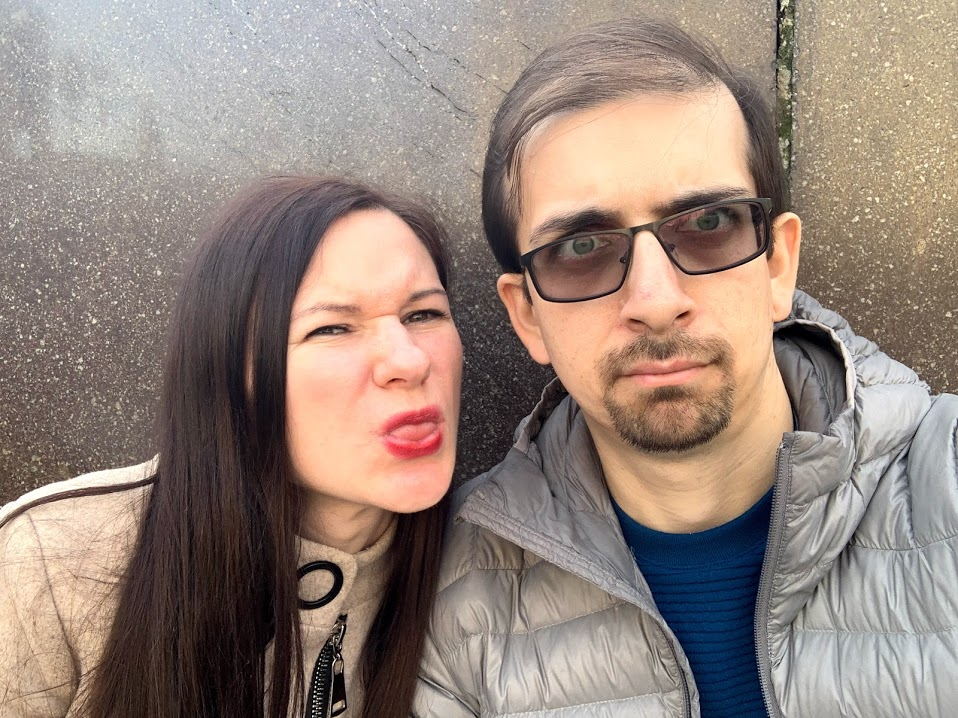
#> input picture IMG_7544.jpg, 958 x 718 px, given in place of test2.mp4, which was not available
$ python PeopleCounterMain.py
#> lines starting #> are read from the running program, lines starting #| are printed output that depends on the picture; pictures that were not available may be replaced by others from this repository, and a replacement may not be noted

import argparse
import datetime
import imutils
import math
import cv2
import numpy as np

width = 800

textIn = 0
textOut = 0

def testIntersectionIn(x, y):

    res = -450 * x + 400 * y + 157500
    if((res >= -550) and  (res < 550)):
        print (str(res))
        return True
    return False


def testIntersectionOut(x, y):
    res = -450 * x + 400 * y + 180000
    if ((res >= -550) and (res <= 550)):
        print (str(res))
        return True

    return False

camera = cv2.VideoCapture("test2.mp4")

firstFrame = None

# loop over the frames of the video
while True:
    # grab the current frame and initialize the occupied/unoccupied
    # text
    (grabbed, frame) = camera.read()
#> frame is the input picture: shape (718, 958, 3); mean B, G, R 123.6, 133.3, 150
    text = "Unoccupied"

    # if the frame could not be grabbed, then we have reached the end
    # of the video
    if not grabbed:
        break

    # resize the frame, convert it to grayscale, and blur it
    frame = imutils.resize(frame, width=width)
#> frame: shape (599, 800, 3)
    gray = cv2.cvtColor(frame, cv2.COLOR_BGR2GRAY)
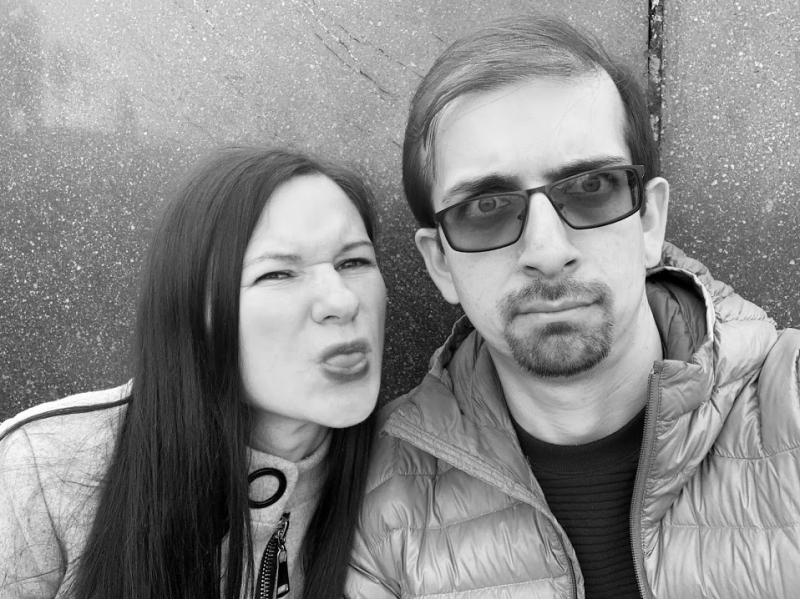
#> gray: shape (599, 800); min 0, max 255, mean 137.2
    gray = cv2.GaussianBlur(gray, (21, 21), 0)
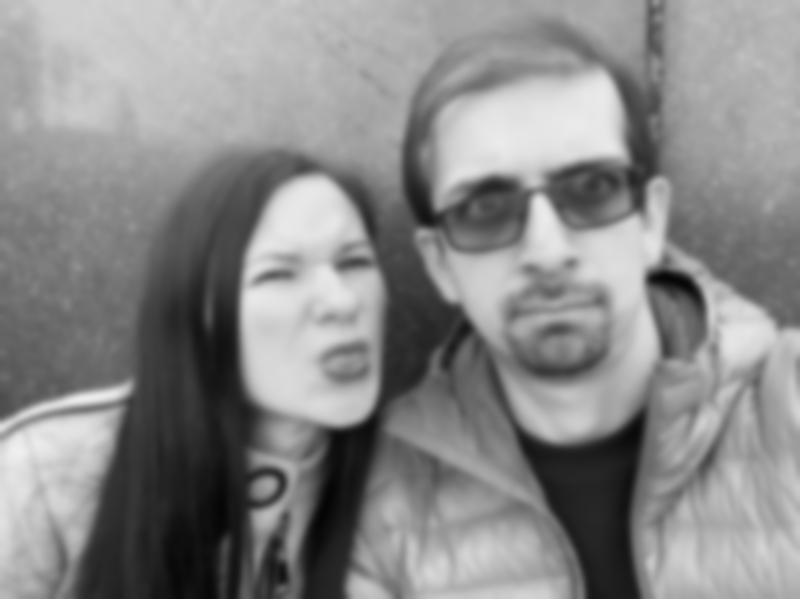
#> gray: shape (599, 800); min 5, max 239, mean 137.2

    # if the first frame is None, initialize it
    if firstFrame is None:
        firstFrame = gray
        continue

    # compute the absolute difference between the current frame and
    # first frame
    frameDelta = cv2.absdiff(firstFrame, gray)
    thresh = cv2.threshold(frameDelta, 25, 255, cv2.THRESH_BINARY)[1]
    # dilate the thresholded image to fill in holes, then find contours
    # on thresholded image
    thresh = cv2.dilate(thresh, None, iterations=2)
    cnts, _ = cv2.findContours(thresh.copy(), cv2.RETR_EXTERNAL, cv2.CHAIN_APPROX_SIMPLE)
    # loop over the contours
    for c in cnts:
        # if the contour is too small, ignore it
        if cv2.contourArea(c) < 12000:
            continue
        # compute the bounding box for the contour, draw it on the frame,
        # and update the text
        (x, y, w, h) = cv2.boundingRect(c)
        cv2.rectangle(frame, (x, y), (x + w, y + h), (0, 255, 0), 2)

        cv2.line(frame, (int(width / 2), 0), (width, 450), (250, 0, 1), 2) #blue line
        cv2.line(frame, (int(width / 2) - 50, 0), (width - 50, 450), (0, 0, 255), 2)#red line


        rectagleCenterPont = (int((x + x + w) /2), int((y + y + h) /2))
        cv2.circle(frame, rectagleCenterPont, 1, (0, 0, 255), 5)

        if(testIntersectionIn((x + x + w) / 2, (y + y + h) / 2)):
            textIn += 1

        if(testIntersectionOut((x + x + w) / 2, (y + y + h) / 2)):
            textOut += 1

        # draw the text and timestamp on the frame

        # show the frame and record if the user presses a key
        # cv2.imshow("Thresh", thresh)
        # cv2.imshow("Frame Delta", frameDelta)

    if cv2.waitKey(1) & 0xFF == ord('q'):
        break

    cv2.putText(frame, "In: {}".format(str(textIn)), (10, 50),
                cv2.FONT_HERSHEY_SIMPLEX, 0.5, (0, 0, 255), 2)
    cv2.putText(frame, "Out: {}".format(str(textOut)), (10, 70),
                cv2.FONT_HERSHEY_SIMPLEX, 0.5, (0, 0, 255), 2)
    cv2.putText(frame, datetime.datetime.now().strftime("%A %d %B %Y %I:%M:%S%p"),
                (10, frame.shape[0] - 10), cv2.FONT_HERSHEY_SIMPLEX, 0.35, (0, 0, 255), 1)
    cv2.imshow("Security Feed", frame)


# cleanup the camera and close any open windows
camera.release()
cv2.destroyAllWindows()

$ run again, on IMG_7781.jpg
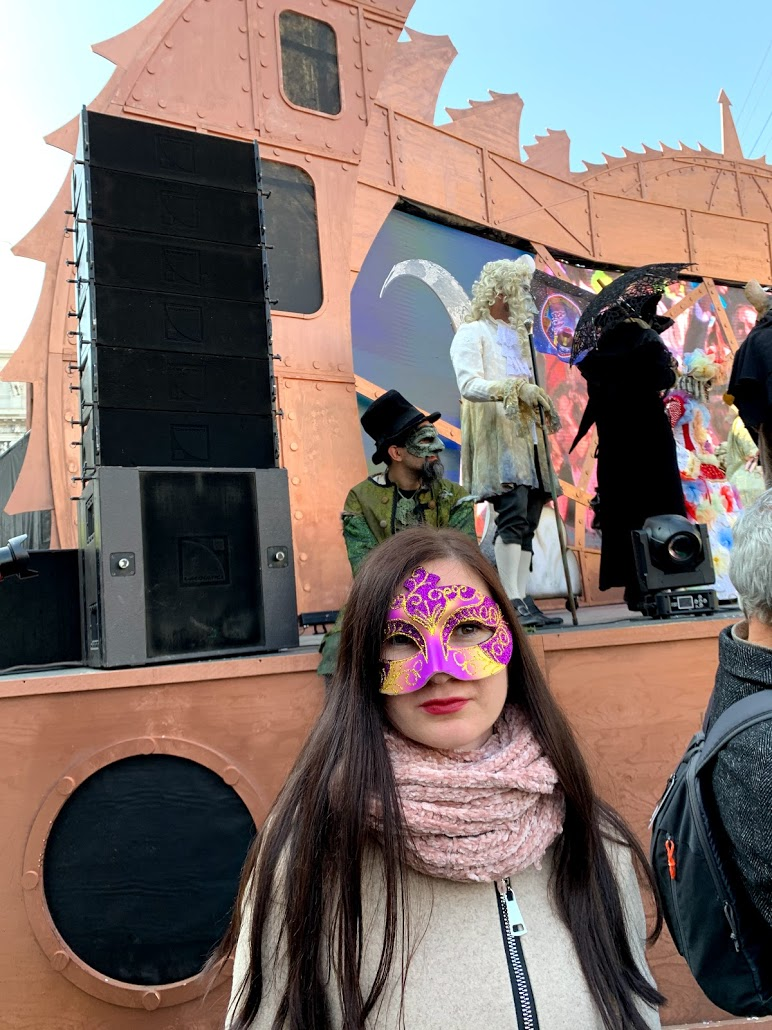
#> input picture IMG_7781.jpg, 772 x 1030 px, given in place of test2.mp4, which was not available
#> frame is the input picture: shape (1030, 772, 3); mean B, G, R 106.7, 110.7, 124.7
#> frame: shape (1067, 800, 3)
#> `gray = cv2.cvtColor(frame, cv2.COLOR_BGR2GRAY)`:
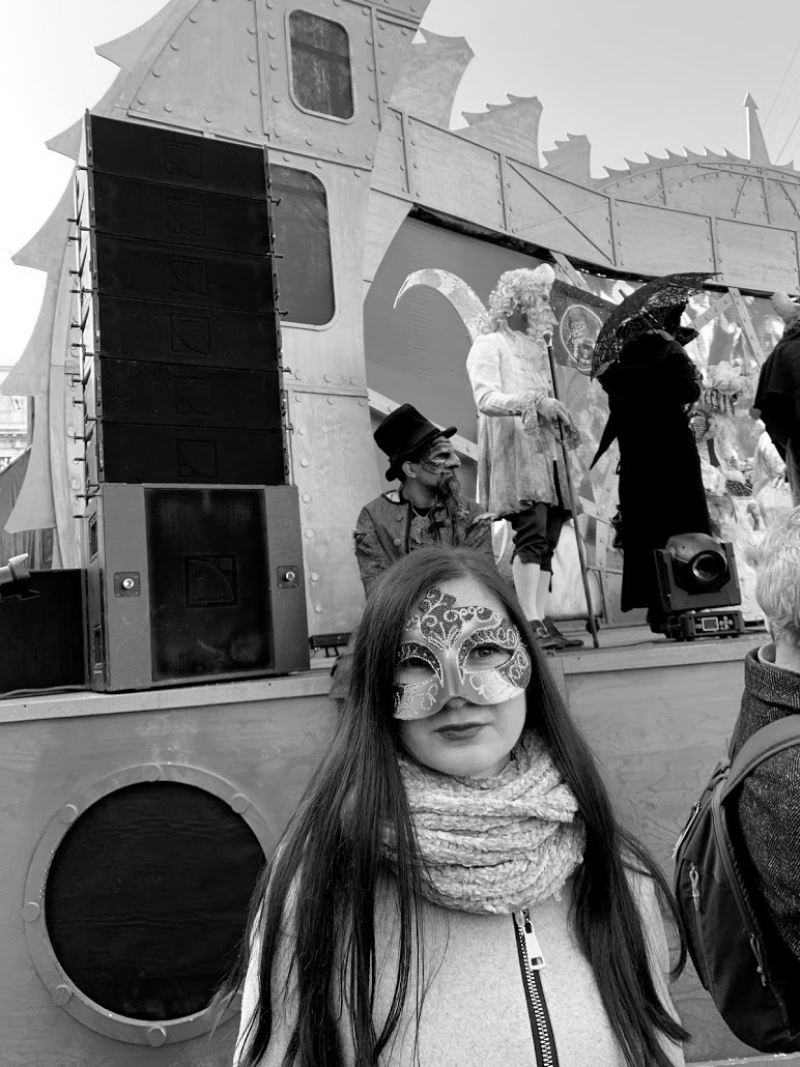
#> gray: shape (1067, 800); min 0, max 255, mean 114.3
#> `gray = cv2.GaussianBlur(gray, (21, 21), 0)`:
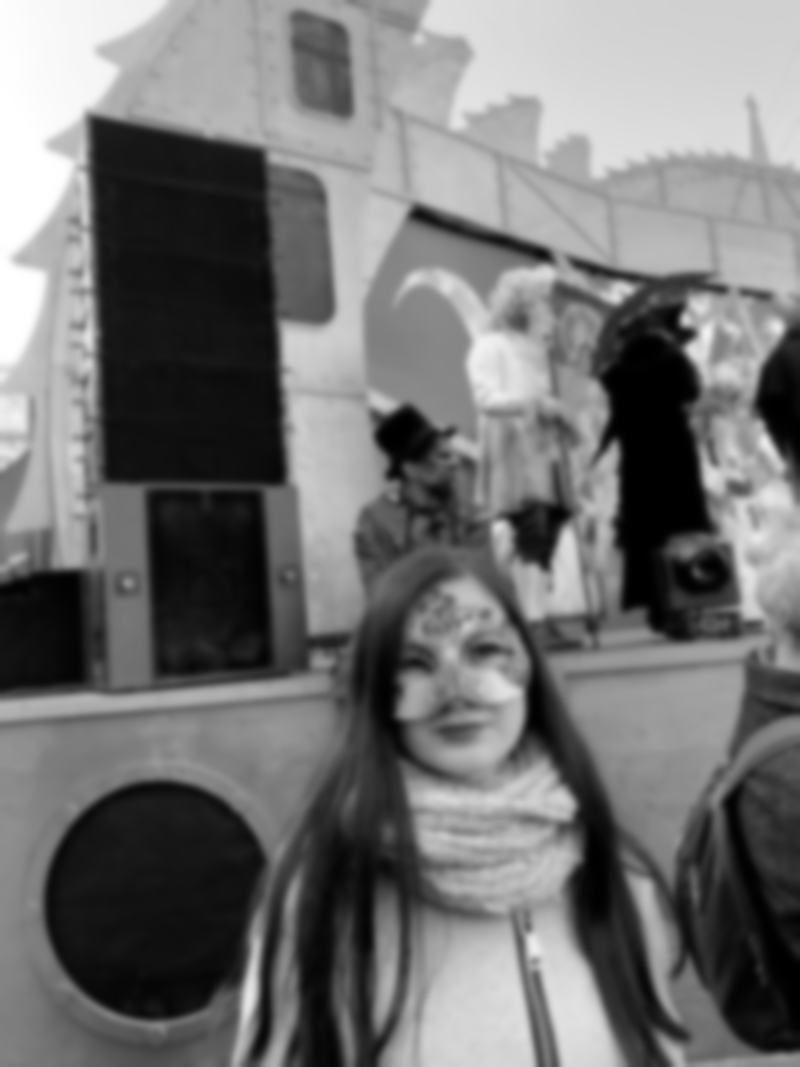
#> gray: shape (1067, 800); min 0, max 255, mean 114.3

$ run again, on IMG_7822.jpg
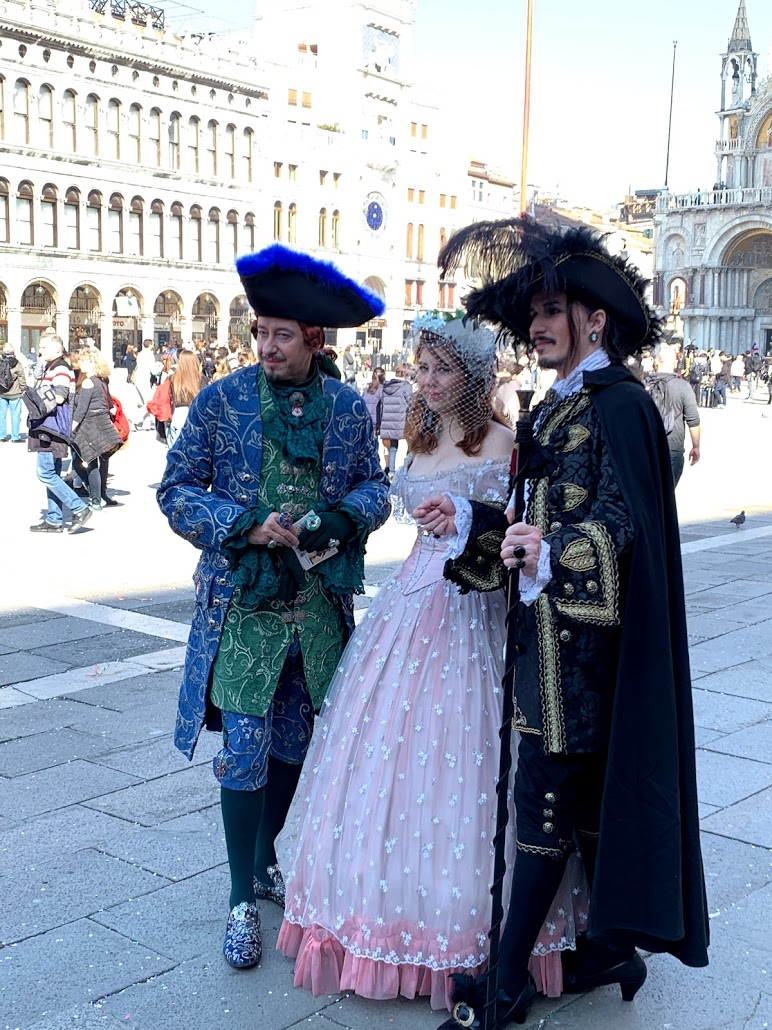
#> input picture IMG_7822.jpg, 772 x 1030 px, given in place of test2.mp4, which was not available
#> frame is the input picture: shape (1030, 772, 3); mean B, G, R 167.6, 150.6, 141.2
#> frame: shape (1067, 800, 3)
#> `gray = cv2.cvtColor(frame, cv2.COLOR_BGR2GRAY)`:
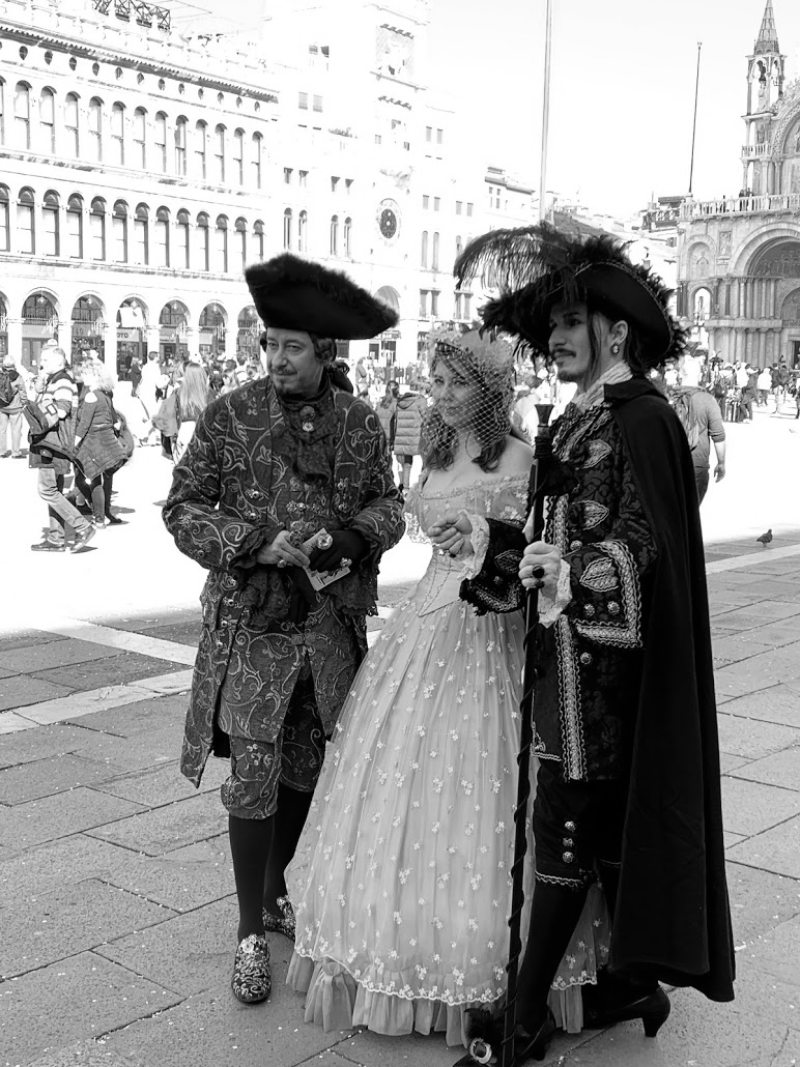
#> gray: shape (1067, 800); min 0, max 255, mean 149.6
#> `gray = cv2.GaussianBlur(gray, (21, 21), 0)`:
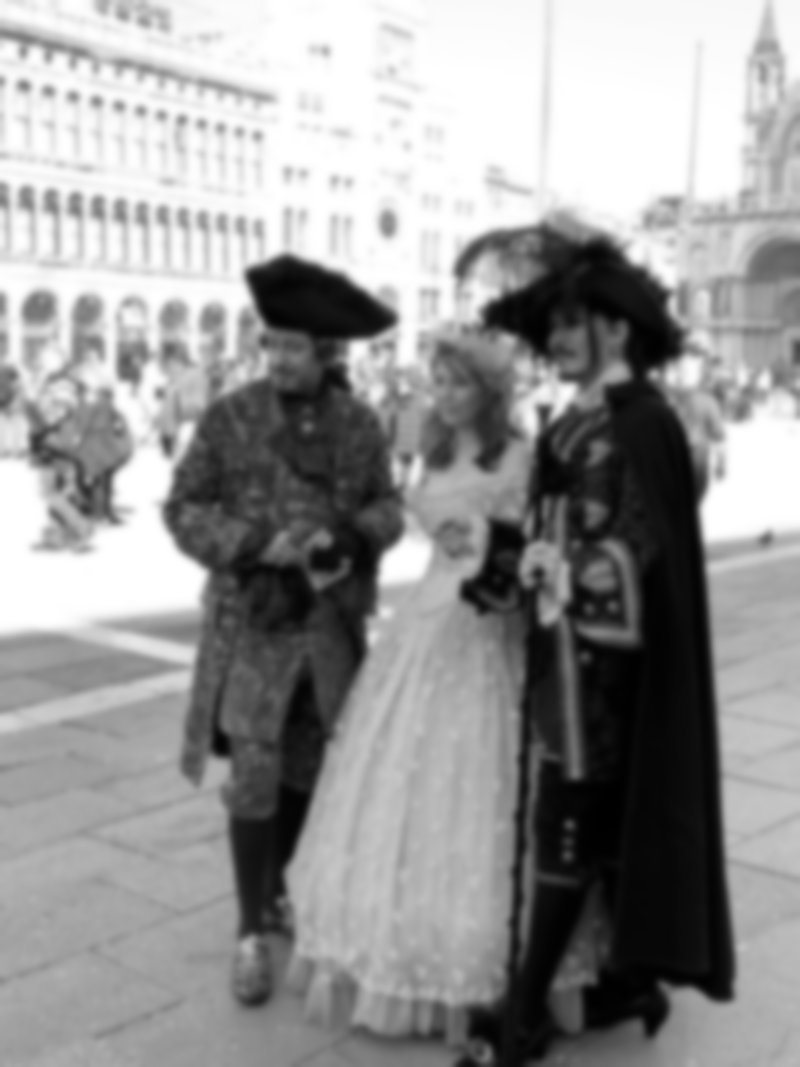
#> gray: shape (1067, 800); min 0, max 255, mean 149.7
